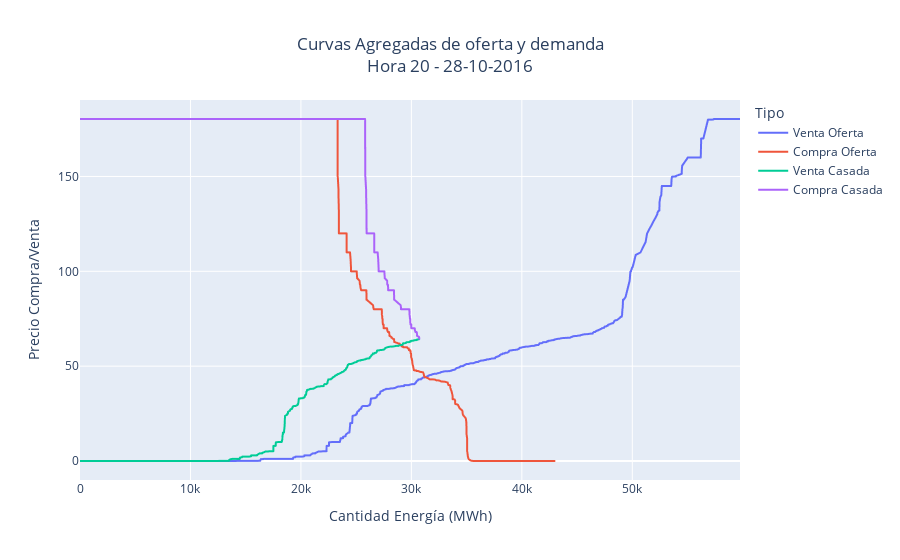

This figure's notebook cell:
### Code cell
hour = 20
plot_curves_day(get_curves(c), year, month, day, hour)

### Figure 1 — Plotly figure (JSON) as saved in the notebook; plotly's stock layout.template omitted (floating-point values rounded to 4 significant figures; data arrays with more than 128 entries replaced by an {"elided": "..."} marker saying what was removed)
{"data": [{"hovertemplate": "Tipo=Venta Oferta<br>Cantidad Energía (MWh)=%{x}<br>Precio Compra/Venta=%{y}<extra></extra>", "legendgroup": "Venta Oferta", "line": {"color": "#636efa", "dash": "solid"}, "mode": "lines", "name": "Venta Oferta", "showlegend": true, "type": "scattergl", "x": {"elided": "1485 float values"}, "xaxis": "x", "y": {"elided": "1485 float values"}, "yaxis": "y"}, {"hovertemplate": "Tipo=Compra Oferta<br>Cantidad Energía (MWh)=%{x}<br>Precio Compra/Venta=%{y}<extra></extra>", "legendgroup": "Compra Oferta", "line": {"color": "#EF553B", "dash": "solid"}, "mode": "lines", "name": "Compra Oferta", "showlegend": true, "type": "scattergl", "x": {"elided": "430 float values"}, "xaxis": "x", "y": {"elided": "430 float values"}, "yaxis": "y"}, {"hovertemplate": "Tipo=Venta Casada<br>Cantidad Energía (MWh)=%{x}<br>Precio Compra/Venta=%{y}<extra></extra>", "legendgroup": "Venta Casada", "line": {"color": "#00cc96", "dash": "solid"}, "mode": "lines", "name": "Venta Casada", "showlegend": true, "type": "scattergl", "x": {"elided": "1054 float values"}, "xaxis": "x", "y": {"elided": "1054 float values"}, "yaxis": "y"}, {"hovertemplate": "Tipo=Compra Casada<br>Cantidad Energía (MWh)=%{x}<br>Precio Compra/Venta=%{y}<extra></extra>", "legendgroup": "Compra Casada", "line": {"color": "#ab63fa", "dash": "solid"}, "mode": "lines", "name": "Compra Casada", "showlegend": true, "type": "scattergl", "x": {"elided": "281 float values"}, "xaxis": "x", "y": {"elided": "281 float values"}, "yaxis": "y"}], "layout": {"legend": {"title": {"text": "Tipo"}, "tracegroupgap": 0}, "title": {"text": "Curvas Agregadas de oferta y demanda<br>Hora 20 - 28-10-2016", "x": 0.5}, "xaxis": {"anchor": "y", "domain": [0, 1], "title": {"text": "Cantidad Energía (MWh)"}}, "yaxis": {"anchor": "x", "domain": [0, 1], "title": {"text": "Precio Compra/Venta"}}}}
